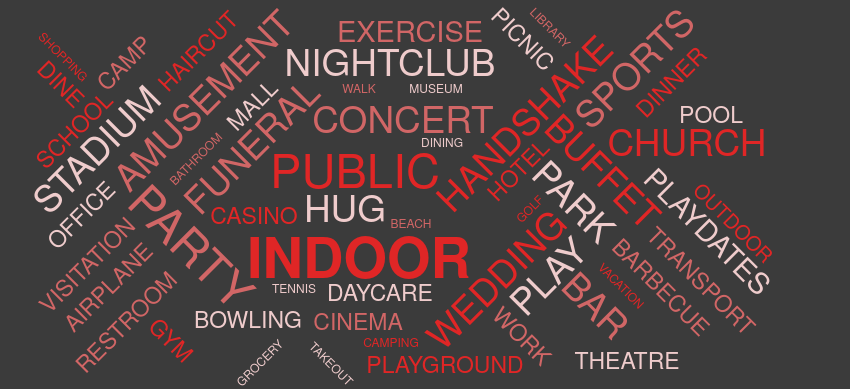

Here is the Vega-Lite specification saved for this chart:
### Vega specification from a JSON file in a GitHub repository (floating-point values rounded to 4 significant figures; data arrays with more than 128 entries replaced by an {"elided": "..."} marker saying what was removed)
{"$schema": "https://vega.github.io/schema/vega/v5.json", "description": "A word cloud visualization depicting Vega research paper abstracts.", "width": 850, "height": 350, "padding": 0, "data": [{"name": "table", "values": {"elided": "231 str values"}, "transform": [{"type": "countpattern", "field": "data", "case": "upper", "pattern": "[\\w']{3,}"}, {"type": "formula", "as": "angle", "expr": "[-45, 0, 45][~~(random() * 3)]"}, {"type": "formula", "as": "weight", "expr": "if(datum.count==20, 600, 300)"}]}], "scales": [{"name": "color", "type": "ordinal", "domain": {"data": "table", "field": "text"}, "range": ["#efcccc", "#e02626", "#d16666"]}], "marks": [{"type": "text", "from": {"data": "table"}, "encode": {"enter": {"text": {"field": "text"}, "align": {"value": "center"}, "baseline": {"value": "alphabetic"}, "fill": {"scale": "color", "field": "text"}}, "update": {"fillOpacity": {"value": 1}}, "hover": {"fillOpacity": {"value": 0.5}}}, "transform": [{"type": "wordcloud", "size": [800, 400], "text": {"field": "text"}, "rotate": {"field": "datum.angle"}, "font": "Helvetica Neue, Arial", "fontSize": {"field": "datum.count"}, "fontWeight": {"field": "datum.weight"}, "fontSizeRange": [12, 56], "padding": 2}]}], "config": {"background": "rgb(59, 59, 59)", "axis": {"labelColor": "white", "titleColor": "white", "gridColor": "dimgrey"}, "legend": {"labelColor": "white", "titleColor": "white"}, "title": {"color": "white"}}}
